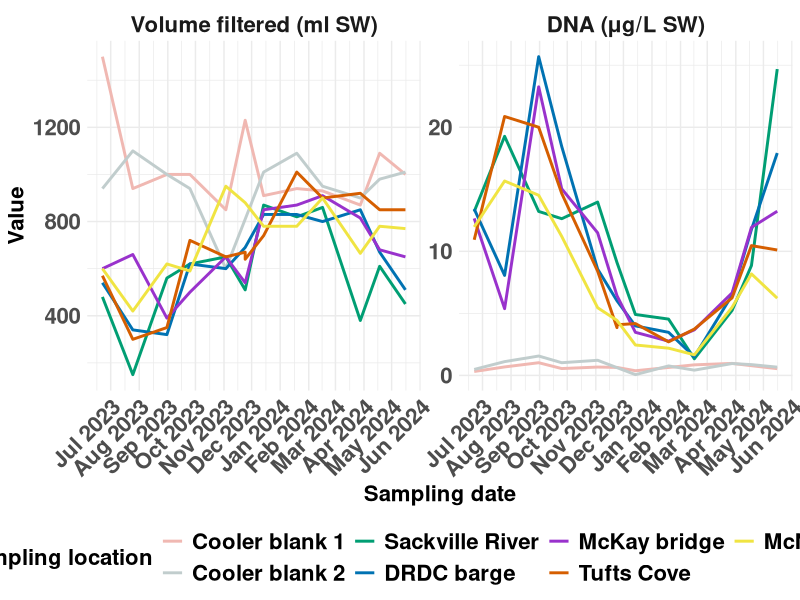
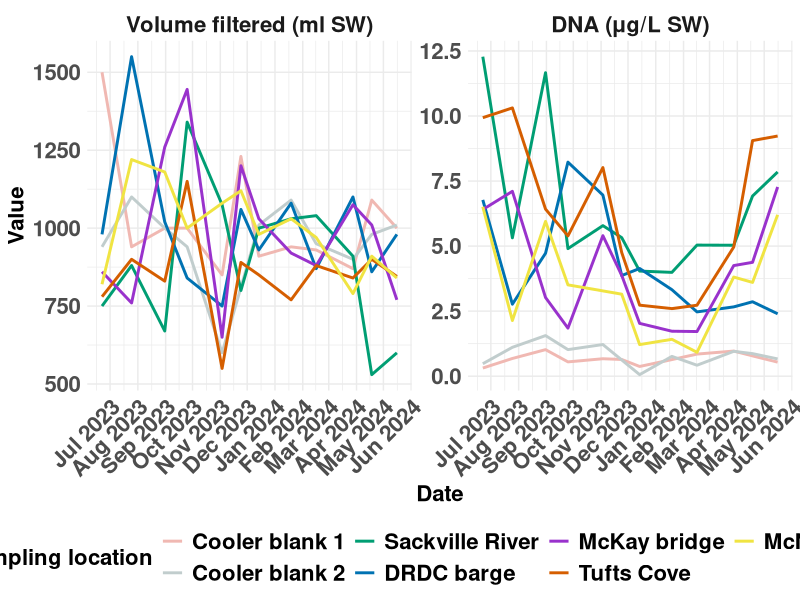
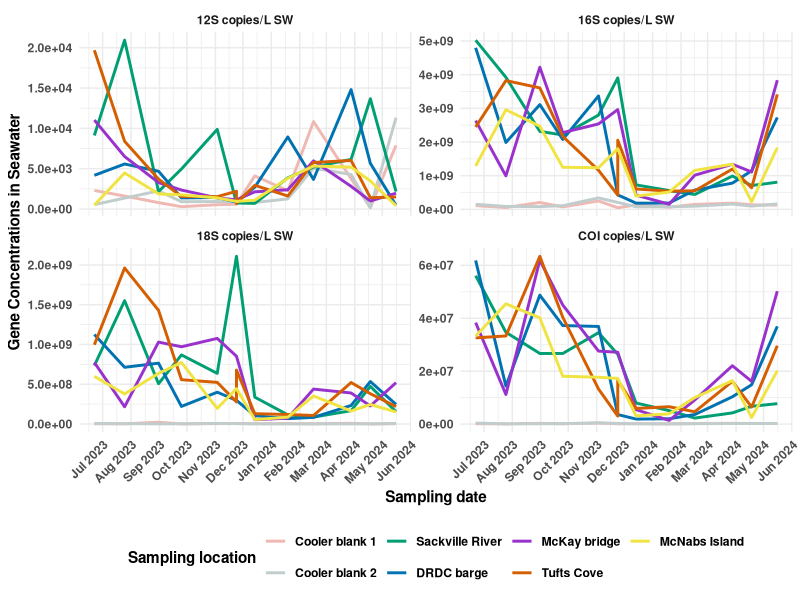
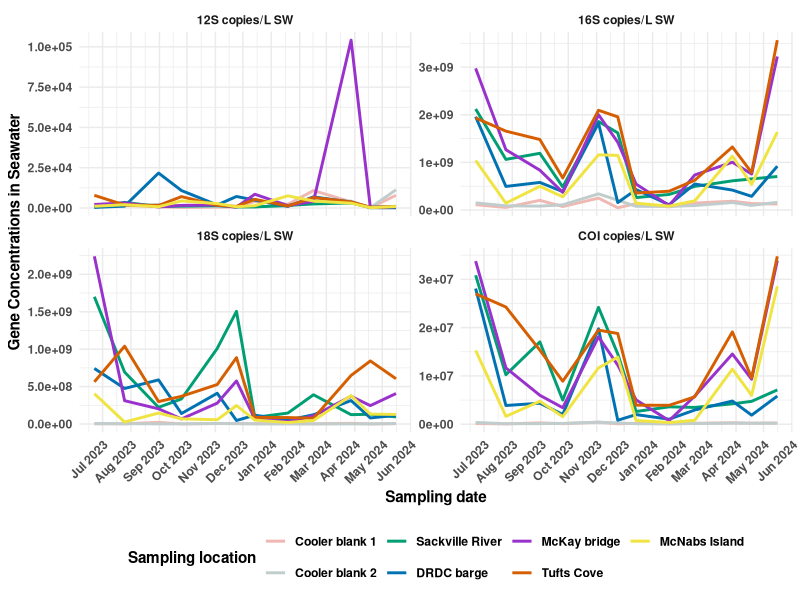
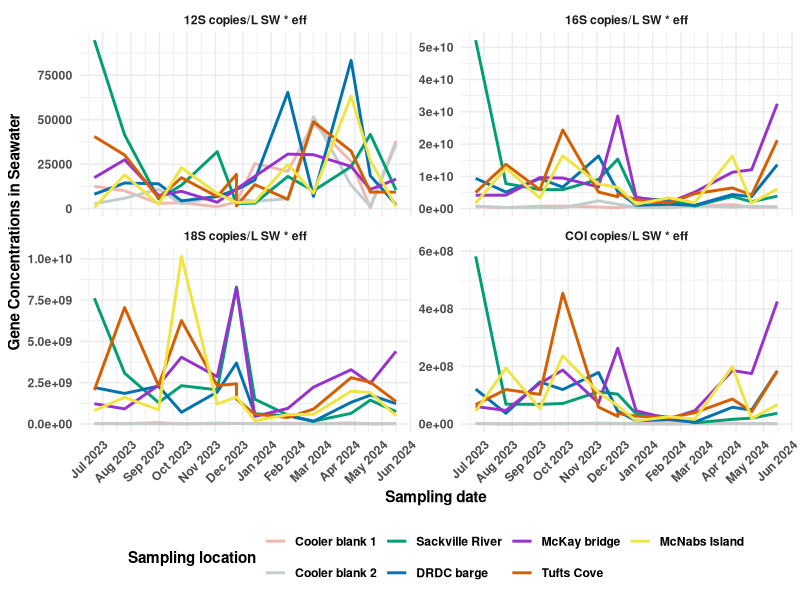
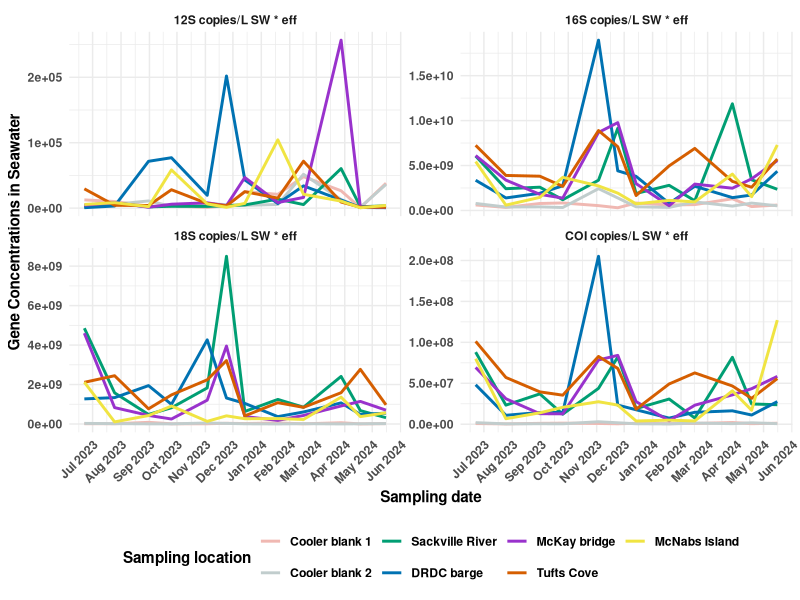
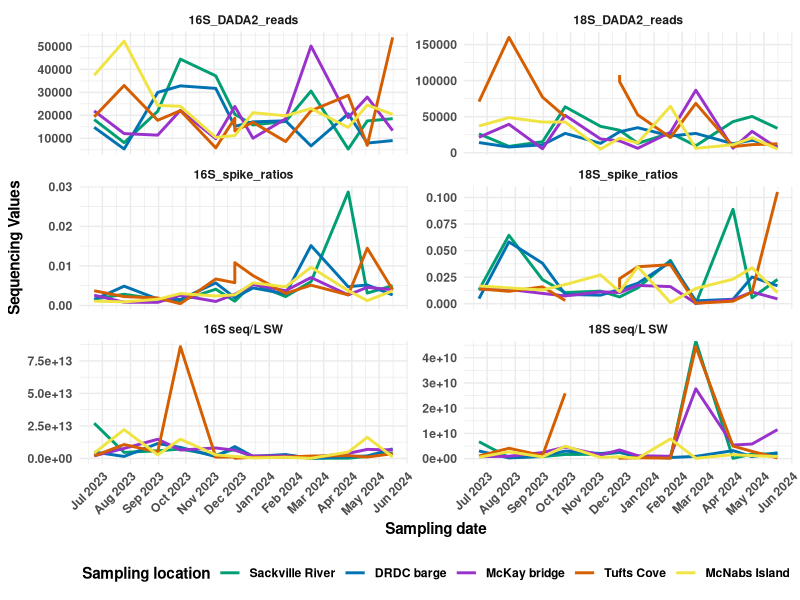
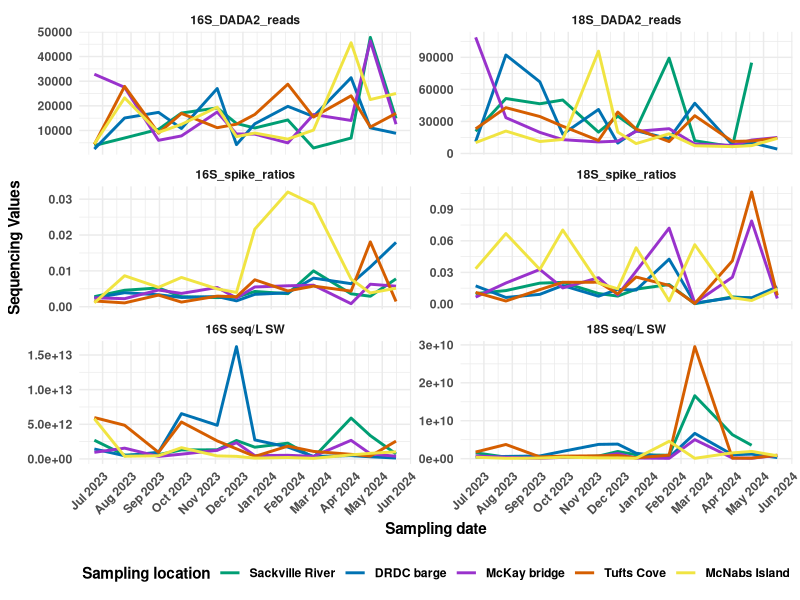

Reproduce these figures in R, in order.
library(tidyverse)

### Importing dataset
metadata_calc <-  read_csv("data/metadata_qPCR_calculated.csv") %>% 
  mutate(Location = factor(Location, levels = c("Cooler blank 1",
                                         "Cooler blank 2",
                                         "Sackville River", 
                                         "DRDC barge", 
                                         "McKay bridge", 
                                         "Tufts Cove",
                                         "McNabs Island"))
  )
metadata_calc$Date <- as.Date(metadata_calc$Date)




##########
## Volume filt, [DNA], 16S internal qPCR (raw), Extr. efficiency coefficient
##########
long_DNA_data <- metadata_calc %>%
  pivot_longer(cols = c("Volume filtered (ml SW)", 
                        "DNA (μg/L SW)"), 
               names_to = "value", 
               values_to = "quantities") %>% 
  mutate(value = factor(value, levels = c("Volume filtered (ml SW)", 
                                          "DNA (μg/L SW)")))

# Plot surface data
(plot <- long_DNA_data %>%   
  filter(`Depth (m)` < 2) %>% 
  ggplot(aes(x = Date, y = quantities, color = Location, group = Location)) +
  geom_line(linewidth = 1) +
  #geom_smooth(method = "loess", se = FALSE) +  # Add LOESS smoother without CI
  facet_wrap(~value, scales = "free_y") +
  labs(x = "Sampling date",
       y = "Value",
       color = "Sampling location") +
  theme_minimal() +
  scale_x_date(date_labels = "%b %Y", date_breaks = "1 month") +
  scale_color_manual(values = c("#F0B8B2", "#C1CDCD", "#009E73", "#0072B2", "#9932CC", "#D55E00", "#F0E442")) +
  theme(
    legend.position = "bottom",
    legend.title = element_text(size = 16, face = "bold"),
    legend.text = element_text(size = 16, face = "bold"),
    axis.text.x = element_text(size = 16, angle = 45, hjust = 1, face = "bold"),  # Bold x-axis values
    axis.text.y = element_text(size = 16, face = "bold"),  # Bold y-axis values
    axis.title.x = element_text(size = 16, face = "bold"),    # Bold axis labels
    axis.title.y = element_text(size = 16, face = "bold"),    # Bold axis labels
    strip.text = element_text(size = 16, face = "bold")    # Bold facet titles
  ))

ggsave(
  filename = "outputs/metadata_TimeSeries/Surface_vol-dna-eff.png",
  plot = plot, width = 12, height = 6, dpi = 300
)

# Plot deep data
(plot <- long_DNA_data %>%   
  filter(`Depth (m)` > 2 | `Depth (m)` == 0) %>% 
  ggplot(aes(x = Date, y = quantities, color = Location, group = Location)) +
  geom_line(linewidth = 1) +
  #geom_smooth(method = "loess", se = FALSE) +  # Add LOESS smoother without CI
  facet_wrap(~value, scales = "free_y") +
  labs(x = "Date", 
       y = "Value",
       color = "Sampling location") +
  theme_minimal() +
  scale_x_date(date_labels = "%b %Y", date_breaks = "1 month") +
  scale_color_manual(values = c("#F0B8B2", "#C1CDCD", "#009E73", "#0072B2", "#9932CC", "#D55E00", "#F0E442")) +
    theme(
      legend.position = "bottom",
      legend.title = element_text(size = 16, face = "bold"),
      legend.text = element_text(size = 16, face = "bold"),
      axis.text.x = element_text(size = 16, angle = 45, hjust = 1, face = "bold"),  # Bold x-axis values
      axis.text.y = element_text(size = 16, face = "bold"),  # Bold y-axis values
      axis.title.x = element_text(size = 16, face = "bold"),    # Bold axis labels
      axis.title.y = element_text(size = 16, face = "bold"),    # Bold axis labels
      strip.text = element_text(size = 16, face = "bold")    # Bold facet titles
    ))
ggsave(
  filename = "outputs/metadata_TimeSeries/Deep_vol-dna-eff.png",
  plot = plot, width = 12, height = 6, dpi = 300
)





##########
## qPCR quantities, no efficiency calculations
##########
long_qPCR_data <- metadata_calc %>%
  pivot_longer(cols = c("12S copies/L SW", 
                        "16S copies/L SW",
                        "18S copies/L SW",
                        "COI copies/L SW"), 
               names_to = "gene", 
               values_to = "gene_quantity")


# Plot surface data
(plot <- long_qPCR_data %>% 
  filter(`Depth (m)` < 2) %>% 
  ggplot(aes(x = Date, y = gene_quantity, color = Location, group = Location)) +
  geom_line(size = 1) +
  #geom_smooth(method = "loess", se = FALSE) +  # Add LOESS smoother without CI
  facet_wrap(~gene, scales = "free_y") +
  labs(x = "Sampling date", 
       y = "Gene Concentrations in Seawater",
       color = "Sampling location") +
  theme_minimal() +
  scale_x_date(date_labels = "%b %Y", date_breaks = "1 month") +
  scale_y_continuous(labels = scales::scientific) +  # Force scientific notation on y-axis
  scale_color_manual(values = c("#F0B8B2", "#C1CDCD", "#009E73", "#0072B2", "#9932CC", "#D55E00", "#F0E442")) +
    theme(
      legend.position = "bottom",
      legend.title = element_text(face = "bold"),
      legend.text = element_text(face = "bold"),
      axis.text.x = element_text(angle = 45, hjust = 1, face = "bold"),  # Bold x-axis values
      axis.text.y = element_text(face = "bold"),  # Bold y-axis values
      axis.title.x = element_text(face = "bold"),    # Bold axis labels
      axis.title.y = element_text(face = "bold"),    # Bold axis labels
      strip.text = element_text(face = "bold")    # Bold facet titles
    ))

ggsave(
  filename = "outputs/metadata_TimeSeries/surf_qPCR_quants.png",
  plot = plot, width = 12, height = 6, dpi = 300
)

(plot <- long_qPCR_data %>% 
  filter(`Depth (m)` > 2 | `Depth (m)` == 0) %>% 
  ggplot(aes(x = Date, y = gene_quantity, color = Location, group = Location)) +
  geom_line(size = 1) +
  facet_wrap(~gene, scales = "free_y") +
  labs(x = "Sampling date", 
       y = "Gene Concentrations in Seawater",
       color = "Sampling location") +
  theme_minimal() +
  scale_x_date(date_labels = "%b %Y", date_breaks = "1 month") +
  scale_y_continuous(labels = scales::scientific) +  # Force scientific notation on y-axis
  scale_color_manual(values = c("#F0B8B2", "#C1CDCD", "#009E73", "#0072B2", "#9932CC", "#D55E00", "#F0E442")) +
    theme(
      legend.position = "bottom",
      legend.title = element_text(face = "bold"),
      legend.text = element_text(face = "bold"),
      axis.text.x = element_text(angle = 45, hjust = 1, face = "bold"),  # Bold x-axis values
      axis.text.y = element_text(face = "bold"),  # Bold y-axis values
      axis.title.x = element_text(face = "bold"),    # Bold axis labels
      axis.title.y = element_text(face = "bold"),    # Bold axis labels
      strip.text = element_text(face = "bold")    # Bold facet titles
    ))

ggsave(
  filename = "outputs/metadata_TimeSeries/deep_qPCR_quants.png",
  plot = plot, width = 12, height = 6, dpi = 300
)


##########
## qPCR quantities, with efficiency calculations
##########
long_qPCR_eff_data <- metadata_calc %>%
  pivot_longer(cols = c("12S copies/L SW * eff", 
                        "16S copies/L SW * eff",
                        "18S copies/L SW * eff",
                        "COI copies/L SW * eff"), 
               names_to = "gene", 
               values_to = "gene_quantity")


# Plot surface data
(plot <- long_qPCR_eff_data %>% 
  filter(`Depth (m)` < 2) %>% 
  ggplot(aes(x = Date, y = gene_quantity, color = Location, group = Location)) +
  geom_line(size = 1) +
  #geom_smooth(method = "loess", se = FALSE) +  # Add LOESS smoother without CI
  facet_wrap(~gene, scales = "free_y") +
  labs(x = "Sampling date", 
       y = "Gene Concentrations in Seawater",
       color = "Sampling location") +
  theme_minimal() +
  scale_x_date(date_labels = "%b %Y", date_breaks = "1 month") +
  scale_color_manual(values = c("#F0B8B2", "#C1CDCD", "#009E73", "#0072B2", "#9932CC", "#D55E00", "#F0E442")) +
  theme(
    legend.position = "bottom",
    legend.title = element_text(face = "bold"),
    legend.text = element_text(face = "bold"),
    axis.text.x = element_text(angle = 45, hjust = 1, face = "bold"),  # Bold x-axis values
    axis.text.y = element_text(face = "bold"),  # Bold y-axis values
    axis.title.x = element_text(face = "bold"),    # Bold axis labels
    axis.title.y = element_text(face = "bold"),    # Bold axis labels
    strip.text = element_text(face = "bold")    # Bold facet titles
  ))

ggsave(
  filename = "outputs/metadata_TimeSeries/surface_qPCR_quants_w_eff.png",
  plot = plot, width = 12, height = 6, dpi = 300
)



(plot <- long_qPCR_eff_data %>% 
  filter(`Depth (m)` > 2 | `Depth (m)` == 0) %>% 
  ggplot(aes(x = Date, y = gene_quantity, color = Location, group = Location)) +
  geom_line(size = 1) +
  facet_wrap(~gene, scales = "free_y") +
  labs(x = "Sampling date", 
       y = "Gene Concentrations in Seawater",
       color = "Sampling location") +
  theme_minimal() +
  scale_x_date(date_labels = "%b %Y", date_breaks = "1 month") +
  scale_color_manual(values = c("#F0B8B2", "#C1CDCD", "#009E73", "#0072B2", "#9932CC", "#D55E00", "#F0E442")) +
  theme(
    legend.position = "bottom",
    legend.title = element_text(face = "bold"),
    legend.text = element_text(face = "bold"),
    axis.text.x = element_text(angle = 45, hjust = 1, face = "bold"),  # Bold x-axis values
    axis.text.y = element_text(face = "bold"),  # Bold y-axis values
    axis.title.x = element_text(face = "bold"),    # Bold axis labels
    axis.title.y = element_text(face = "bold"),    # Bold axis labels
    strip.text = element_text(face = "bold")    # Bold facet titles
  ))

ggsave(
  filename = "outputs/metadata_TimeSeries/deep_qPCR_quants_w_eff.png",
  plot = plot, width = 12, height = 6, dpi = 300
)




##########
## Spike to total reads ratios to transform total read counts
##########
long_seq_data <- metadata_calc %>%
  pivot_longer(cols = c("16S_DADA2_reads",
                        "18S_DADA2_reads",
                        "16S_spike_ratios",
                        "18S_spike_ratios",
                        "16S seq/L SW",
                        "18S seq/L SW"),
               names_to = "gene", 
               values_to = "reads") %>% 
  mutate(gene = factor(gene, levels = c("16S_DADA2_reads",
                                        "18S_DADA2_reads",
                                        "16S_spike_ratios",
                                        "18S_spike_ratios",
                                        "16S seq/L SW",
                                        "18S seq/L SW")))


(plot <- long_seq_data %>% 
  filter(`Depth (m)` == 1) %>% 
  ggplot(aes(x = Date, y = reads, color = Location, group = Location)) +
  geom_line(size = 1) +
  #geom_smooth(method = "loess", se = FALSE) +  # Add LOESS smoother without CI
  facet_wrap(~gene, scales = "free_y", ncol = 2) +
  labs(x = "Sampling date", 
       y = "Sequencing Values",
       color = "Sampling location") +
  theme_minimal() +
  scale_x_date(date_labels = "%b %Y", date_breaks = "1 month") +
  scale_color_manual(values = c("#009E73", "#0072B2", "#9932CC", "#D55E00", "#F0E442")) +
  theme(
    legend.position = "bottom",
    legend.title = element_text(face = "bold"),
    legend.text = element_text(face = "bold"),
    axis.text.x = element_text(angle = 45, hjust = 1, face = "bold"),  # Bold x-axis values
    axis.text.y = element_text(face = "bold"),  # Bold y-axis values
    axis.title.x = element_text(face = "bold"),    # Bold axis labels
    axis.title.y = element_text(face = "bold"),    # Bold axis labels
    strip.text = element_text(face = "bold")    # Bold facet titles
  ))

ggsave(
  filename = "outputs/metadata_TimeSeries/surface_SEQ_quants.png",
  plot = plot, width = 12, height = 10, dpi = 300
)


(plot <- long_seq_data %>% 
  filter(`Depth (m)` > 2 ) %>% 
  ggplot(aes(x = Date, y = reads, color = Location, group = Location)) +
  geom_line(size = 1) +
  #geom_smooth(method = "loess", se = FALSE) +  # Add LOESS smoother without CI
  facet_wrap(~gene, scales = "free_y", ncol = 2) +
  labs(x = "Sampling date", 
       y = "Sequencing Values",
       color = "Sampling location") +
  theme_minimal() +
  scale_x_date(date_labels = "%b %Y", date_breaks = "1 month") +
  scale_color_manual(values = c("#009E73", "#0072B2", "#9932CC", "#D55E00", "#F0E442")) +
  theme(
    legend.position = "bottom",
    legend.title = element_text(face = "bold"),
    legend.text = element_text(face = "bold"),
    axis.text.x = element_text(angle = 45, hjust = 1, face = "bold"),  # Bold x-axis values
    axis.text.y = element_text(face = "bold"),  # Bold y-axis values
    axis.title.x = element_text(face = "bold"),    # Bold axis labels
    axis.title.y = element_text(face = "bold"),    # Bold axis labels
    strip.text = element_text(face = "bold")    # Bold facet titles
  ))


ggsave(
  filename = "outputs/metadata_TimeSeries/deep_SEQ_quants.png",
  plot = plot, width = 12, height = 10, dpi = 300
)










########################################
#### PER GENE PLOTTING
########################################

###########
## 12S
###########
long_12S_data <- metadata_calc %>%
  pivot_longer(cols = c("DNA (μg/L SW)",
                        "16Sin extraction efficiency",
                        "12S copies/L SW",
                        "12S copies/L SW * eff"), 
               names_to = "gene", 
               values_to = "gene_quantity") %>% 
  mutate(gene = factor(gene, levels = c("DNA (μg/L SW)",
                                        "16Sin extraction efficiency",
                                        "12S copies/L SW",
                                        "12S copies/L SW * eff")))


# Plot surface data
(plot <- long_12S_data %>% 
  filter(`Depth (m)` < 2) %>% 
  ggplot(aes(x = Date, y = gene_quantity, color = Location, group = Location)) +
  geom_line(size = 1) +
  #geom_smooth(method = "loess", se = FALSE) +  # Add LOESS smoother without CI
  facet_wrap(~gene, scales = "free_y") +
  labs(x = "Sampling date", 
       y = "Gene Quantity",
       color = "Sampling location") +
  theme_minimal() +
  scale_x_date(date_labels = "%b %Y", date_breaks = "1 month") +
  scale_color_manual(values = c("#F0B8B2", "#C1CDCD", "#009E73", "#0072B2", "#9932CC", "#D55E00", "#F0E442")) +
  theme(
    legend.position = "bottom",
    legend.title = element_text(face = "bold"),
    legend.text = element_text(face = "bold"),
    axis.text.x = element_text(angle = 45, hjust = 1, face = "bold"),  # Bold x-axis values
    axis.text.y = element_text(face = "bold"),  # Bold y-axis values
    axis.title.x = element_text(face = "bold"),    # Bold axis labels
    axis.title.y = element_text(face = "bold"),    # Bold axis labels
    strip.text = element_text(face = "bold")    # Bold facet titles
  ))


ggsave(
  filename = "outputs/metadata_TimeSeries/surface_12S_all_metrics.png",
  plot = plot, width = 12, height = 6, dpi = 300
)


(plot <- long_12S_data %>% 
  filter(`Depth (m)` > 2 | `Depth (m)` == 0) %>% 
  ggplot(aes(x = Date, y = gene_quantity, color = Location, group = Location)) +
  geom_line(size = 1) +
  facet_wrap(~gene, scales = "free_y") +
  labs(x = "Sampling date", 
       y = "Gene Quantity",
       color = "Sampling location") +
  theme_minimal() +
  scale_x_date(date_labels = "%b %Y", date_breaks = "1 month") +
  scale_color_manual(values = c("#F0B8B2", "#C1CDCD", "#009E73", "#0072B2", "#9932CC", "#D55E00", "#F0E442")) +
  theme(
    legend.position = "bottom",
    legend.title = element_text(face = "bold"),
    legend.text = element_text(face = "bold"),
    axis.text.x = element_text(angle = 45, hjust = 1, face = "bold"),  # Bold x-axis values
    axis.text.y = element_text(face = "bold"),  # Bold y-axis values
    axis.title.x = element_text(face = "bold"),    # Bold axis labels
    axis.title.y = element_text(face = "bold"),    # Bold axis labels
    strip.text = element_text(face = "bold")    # Bold facet titles
  ))

ggsave(
  filename = "outputs/metadata_TimeSeries/deep_12S_all_metrics.png",
  plot = plot, width = 12, height = 6, dpi = 300
)


###########
## 16S
###########
long_16S_data <- metadata_calc %>%
  pivot_longer(cols = c("DNA (μg/L SW)",
                        "16Sin extraction efficiency",
                        "16S copies/L SW",
                        "16S copies/L SW * eff",                        
                        "16S seq/L SW"),
               names_to = "gene", 
               values_to = "gene_quantity") %>% 
  mutate(gene = factor(gene, levels = c("DNA (μg/L SW)",
                                        "16Sin extraction efficiency",
                                        "16S copies/L SW",
                                        "16S copies/L SW * eff",                        
                                        "16S seq/L SW")))

# Plot surface data
(plot <- long_16S_data %>% 
  filter(`Depth (m)` < 2) %>% 
  ggplot(aes(x = Date, y = gene_quantity, color = Location, group = Location)) +
  geom_line(size = 1) +
  #geom_smooth(method = "loess", se = FALSE) +  # Add LOESS smoother without CI
  facet_wrap(~gene, scales = "free_y", ncol = 2) +
  labs(x = "Sampling date", 
       y = "Gene Quantity",
       color = "Sampling location") +
  theme_minimal() +
  scale_x_date(date_labels = "%b %Y", date_breaks = "1 month") +
  scale_color_manual(values = c("#F0B8B2", "#C1CDCD", "#009E73", "#0072B2", "#9932CC", "#D55E00", "#F0E442")) +
    theme(
      legend.position = "bottom",
      legend.title = element_text(face = "bold"),
      legend.text = element_text(face = "bold"),
      axis.text.x = element_text(angle = 45, hjust = 1, face = "bold"),  # Bold x-axis values
      axis.text.y = element_text(face = "bold"),  # Bold y-axis values
      axis.title.x = element_text(face = "bold"),    # Bold axis labels
      axis.title.y = element_text(face = "bold"),    # Bold axis labels
      strip.text = element_text(face = "bold")    # Bold facet titles
    ))

ggsave(
  filename = "outputs/metadata_TimeSeries/surface_16S_all_metrics.png",
  plot = plot, width = 12, height = 10, dpi = 300
)


(plot <- long_16S_data %>% 
  filter(`Depth (m)` > 2 | `Depth (m)` == 0) %>% 
  ggplot(aes(x = Date, y = gene_quantity, color = Location, group = Location)) +
  geom_line(size = 1) +
  facet_wrap(~gene, scales = "free_y", ncol = 2) +
  labs(x = "Sampling date", 
       y = "Gene Quantity",
       color = "Sampling location") +
  theme_minimal() +
  scale_x_date(date_labels = "%b %Y", date_breaks = "1 month") +
  scale_color_manual(values = c("#F0B8B2", "#C1CDCD", "#009E73", "#0072B2", "#9932CC", "#D55E00", "#F0E442")) +
  theme(
    legend.position = "bottom",
    legend.title = element_text(face = "bold"),
    legend.text = element_text(face = "bold"),
    axis.text.x = element_text(angle = 45, hjust = 1, face = "bold"),  # Bold x-axis values
    axis.text.y = element_text(face = "bold"),  # Bold y-axis values
    axis.title.x = element_text(face = "bold"),    # Bold axis labels
    axis.title.y = element_text(face = "bold"),    # Bold axis labels
    strip.text = element_text(face = "bold")    # Bold facet titles
  ))

ggsave(
  filename = "outputs/metadata_TimeSeries/deep_16S_all_metrics.png",
  plot = plot, width = 12, height = 10, dpi = 300
)



###########
## 18S
###########
long_18S_data <- metadata_calc %>%
  pivot_longer(cols = c("DNA (μg/L SW)",
                        "16Sin extraction efficiency",
                        "18S copies/L SW",
                        "18S copies/L SW * eff",                        
                        "18S seq/L SW"), 
               names_to = "gene", 
               values_to = "gene_quantity") %>% 
  mutate(gene = factor(gene, levels = c("DNA (μg/L SW)",
                                        "16Sin extraction efficiency",
                                        "18S copies/L SW",
                                        "18S copies/L SW * eff",                        
                                        "18S seq/L SW")))


# Plot surface data
(plot <- long_18S_data %>% 
  filter(`Depth (m)` < 2) %>% 
  ggplot(aes(x = Date, y = gene_quantity, color = Location, group = Location)) +
  geom_line(size = 1) +
  #geom_smooth(method = "loess", se = FALSE) +  # Add LOESS smoother without CI
  facet_wrap(~gene, scales = "free_y", ncol = 2) +
  labs(x = "Sampling date", 
       y = "Gene Quantity",
       color = "Sampling location") +
  theme_minimal() +
  scale_x_date(date_labels = "%b %Y", date_breaks = "1 month") +
  scale_color_manual(values = c("#F0B8B2", "#C1CDCD", "#009E73", "#0072B2", "#9932CC", "#D55E00", "#F0E442")) +
    theme(
      legend.position = "bottom",
      legend.title = element_text(face = "bold"),
      legend.text = element_text(face = "bold"),
      axis.text.x = element_text(angle = 45, hjust = 1, face = "bold"),  # Bold x-axis values
      axis.text.y = element_text(face = "bold"),  # Bold y-axis values
      axis.title.x = element_text(face = "bold"),    # Bold axis labels
      axis.title.y = element_text(face = "bold"),    # Bold axis labels
      strip.text = element_text(face = "bold")    # Bold facet titles
    ))

ggsave(
  filename = "outputs/metadata_TimeSeries/surface_18S_all_metrics.png",
  plot = plot, width = 12, height = 10, dpi = 300
)


(plot <- long_18S_data %>% 
  filter(`Depth (m)` > 2 | `Depth (m)` == 0) %>% 
  ggplot(aes(x = Date, y = gene_quantity, color = Location, group = Location)) +
  geom_line(size = 1) +
  facet_wrap(~gene, scales = "free_y", ncol = 2) +
  labs(x = "Sampling date", 
       y = "Gene Quantity",
       color = "Sampling location") +
  theme_minimal() +
  scale_x_date(date_labels = "%b %Y", date_breaks = "1 month") +
  scale_color_manual(values = c("#F0B8B2", "#C1CDCD", "#009E73", "#0072B2", "#9932CC", "#D55E00", "#F0E442")) +
    theme(
      legend.position = "bottom",
      legend.title = element_text(face = "bold"),
      legend.text = element_text(face = "bold"),
      axis.text.x = element_text(angle = 45, hjust = 1, face = "bold"),  # Bold x-axis values
      axis.text.y = element_text(face = "bold"),  # Bold y-axis values
      axis.title.x = element_text(face = "bold"),    # Bold axis labels
      axis.title.y = element_text(face = "bold"),    # Bold axis labels
      strip.text = element_text(face = "bold")    # Bold facet titles
    ))


ggsave(
  filename = "outputs/metadata_TimeSeries/deep_18S_all_metrics.png",
  plot = plot, width = 12, height = 10, dpi = 300
)



###########
## COI
###########
long_COI_data <- metadata_calc %>%
  pivot_longer(cols = c("DNA (μg/L SW)",
                        "16Sin extraction efficiency",
                        "COI copies/L SW",
                        "COI copies/L SW * eff"), 
               names_to = "gene", 
               values_to = "gene_quantity") %>% 
  mutate(gene = factor(gene, levels = c("DNA (μg/L SW)",
                                        "16Sin extraction efficiency",
                                        "COI copies/L SW",
                                        "COI copies/L SW * eff")))

# Plot surface data
(plot <- long_COI_data %>% 
  filter(`Depth (m)` < 2) %>% 
  ggplot(aes(x = Date, y = gene_quantity, color = Location, group = Location)) +
  geom_line(size = 1) +
  #geom_smooth(method = "loess", se = FALSE) +  # Add LOESS smoother without CI
  facet_wrap(~gene, scales = "free_y") +
  labs(x = "Sampling date", 
       y = "Gene Quantity",
       color = "Sampling location") +
  theme_minimal() +
  scale_x_date(date_labels = "%b %Y", date_breaks = "1 month") +
  scale_color_manual(values = c("#F0B8B2", "#C1CDCD", "#009E73", "#0072B2", "#9932CC", "#D55E00", "#F0E442")) +
    theme(
      legend.position = "bottom",
      legend.title = element_text(face = "bold"),
      legend.text = element_text(face = "bold"),
      axis.text.x = element_text(angle = 45, hjust = 1, face = "bold"),  # Bold x-axis values
      axis.text.y = element_text(face = "bold"),  # Bold y-axis values
      axis.title.x = element_text(face = "bold"),    # Bold axis labels
      axis.title.y = element_text(face = "bold"),    # Bold axis labels
      strip.text = element_text(face = "bold")    # Bold facet titles
    ))


ggsave(
  filename = "outputs/metadata_TimeSeries/surface_COI_all_metrics.png",
  plot = plot, width = 12, height = 6, dpi = 300
)

(plot <- long_COI_data %>% 
  filter(`Depth (m)` > 2 | `Depth (m)` == 0) %>% 
  ggplot(aes(x = Date, y = gene_quantity, color = Location, group = Location)) +
  geom_line(size = 1) +
  facet_wrap(~gene, scales = "free_y") +
  labs(x = "Sampling date", 
       y = "Gene Quantity",
       color = "Sampling location") +
  theme_minimal() +
  scale_x_date(date_labels = "%b %Y", date_breaks = "1 month") +
  scale_color_manual(values = c("#F0B8B2", "#C1CDCD", "#009E73", "#0072B2", "#9932CC", "#D55E00", "#F0E442")) +
    theme(
      legend.position = "bottom",
      legend.title = element_text(face = "bold"),
      legend.text = element_text(face = "bold"),
      axis.text.x = element_text(angle = 45, hjust = 1, face = "bold"),  # Bold x-axis values
      axis.text.y = element_text(face = "bold"),  # Bold y-axis values
      axis.title.x = element_text(face = "bold"),    # Bold axis labels
      axis.title.y = element_text(face = "bold"),    # Bold axis labels
      strip.text = element_text(face = "bold")    # Bold facet titles
    ))

ggsave(
  filename = "outputs/metadata_TimeSeries/deep_COI_all_metrics.png",
  plot = plot, width = 12, height = 6, dpi = 300
)
